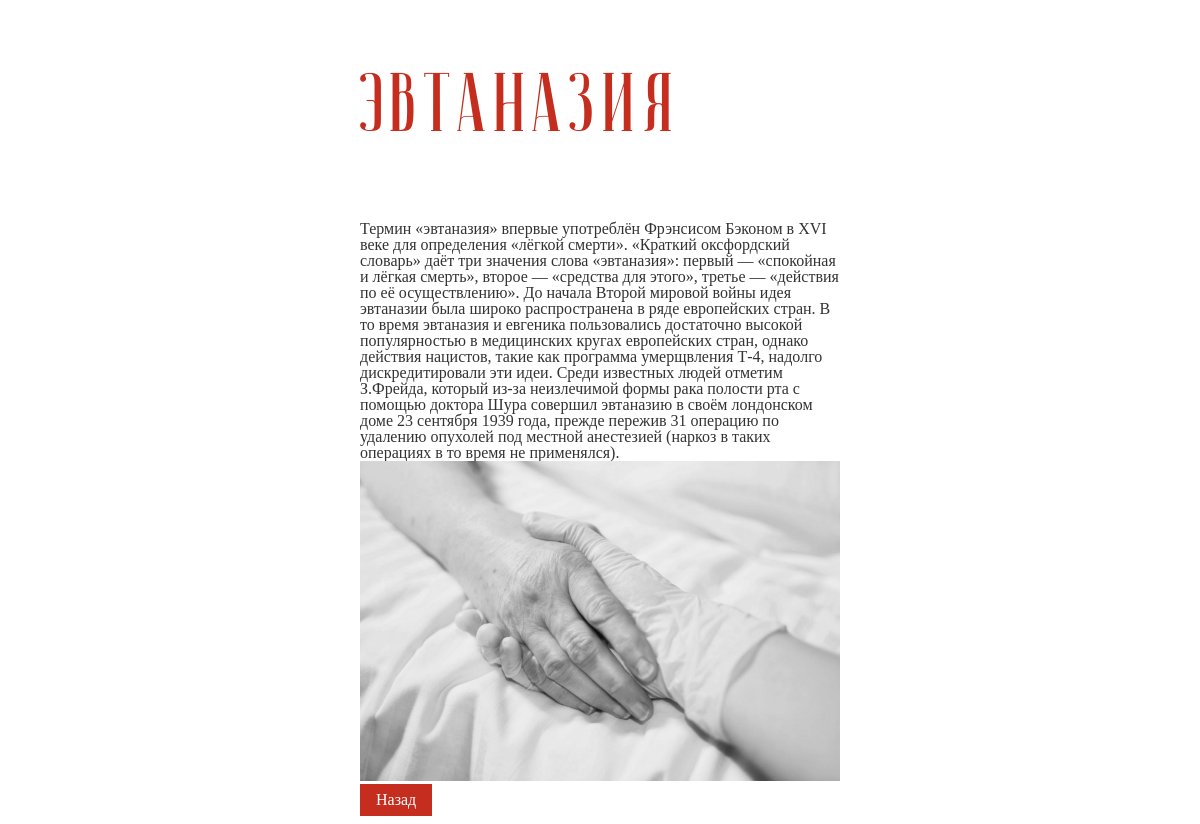
The app's page /evtanaziya/ with its own data.
### blog/models.py (models this page shows, shortened)
class Post(models.Model):
    title = models.CharField(max_length=200, unique=True)
    slug = models.SlugField(max_length=200, unique=True)
    author = models.ForeignKey(User, on_delete= models.CASCADE,related_name='blog_posts')
    updated_on = models.DateTimeField(auto_now= True)
    content = HTMLField()
    created_on = models.DateTimeField(auto_now_add=True)
    status = models.IntegerField(choices=STATUS, default=0)
    telegram = models.IntegerField(choices=TELEGRAM, default=0)
    cover = models.ImageField(upload_to='images/',blank=True)
    class Meta:
        ordering = ['-created_on']

### blog/views.py (the view)
# urls.py: path('<slug:slug>/', views.PostDetail.as_view(), name='post_detail'),
class PostDetail(generic.DetailView):
    model = Post
    template_name = 'post_detail.html'

### templates/post_detail.html (shortened to what this page needs)
{% extends "base.html" %}
{% block content %}
<section>
  <h1>{% block title %} {{ object.title }} {% endblock title %}</h1>
{{ object.content | safe  }}
 {% if post.cover.url|length > 0 %}
   <img src="{{ post.cover.url}}"width="480" alt="{{ post.title }}">
  {% endif %}
  <li><a href="{{request.META.HTTP_REFERER}}"  class="next" >Назад</a></li>
</section>
{% endblock content %}

### templates/base.html (shortened to what this page needs)
<!DOCTYPE html>
<html lang="ru" >
<head>
    {% load static %}
    <link rel="stylesheet" href="{% static 'style.css' %}">
</head>
<body>
 {% block content %}{% endblock content %}
</body>
</html>

### blog/static/style.css (style rules this page uses)
li { list-style-type: none; }
li a { text-decoration: none; display: inline-block; padding: 8px 16px; }
.next { background-color: #c52e1f; color: white; }
html { font-size: 100%; line-height: 1; -moz-text-size-adjust: 100%; -webkit-text-size-adjust: 100%; -ms-text-size-adjust: 100%; }
body { font-family: 'Lora', serif; color: #333; }
h1, h2, h3 { font-weight: 100; }
section { width: 30em; margin: 0 auto; }
section img { -webkit-filter: grayscale(100%); filter: grayscale(100%); width:100%; }
h1 { font-size: 5.189em; line-height: 1.0; font-family: test; letter-spacing: 5px; color: #c52e1f; }

### records on screen
Post: title "Эвтаназия", content "Термин «эвтаназия» впервые употреблён Фрэнсисом Бэконом в XVI веке для определения «лёгкой смерти». «Краткий оксфордский словарь» даёт три значения слова «эвтаназия»: первый — «спокойная и лёгкая смерть», второе — «средства для этого», третье — «действия по её осуществлению». До начала Второй мировой войны идея эвтаназии была широко распространена в ряде европейских стран. В то время эвтаназия и евгеника пользовались достаточно высокой популярностью в медицинских кругах европейских стран, однако действия нацистов, такие как программа умерщвления Т-4, надолго дискредитировали эти идеи. Среди известных людей отметим З.Фрейда, который из-за неизлечимой формы рака полости рта с помощью доктора…", cover (picture)
